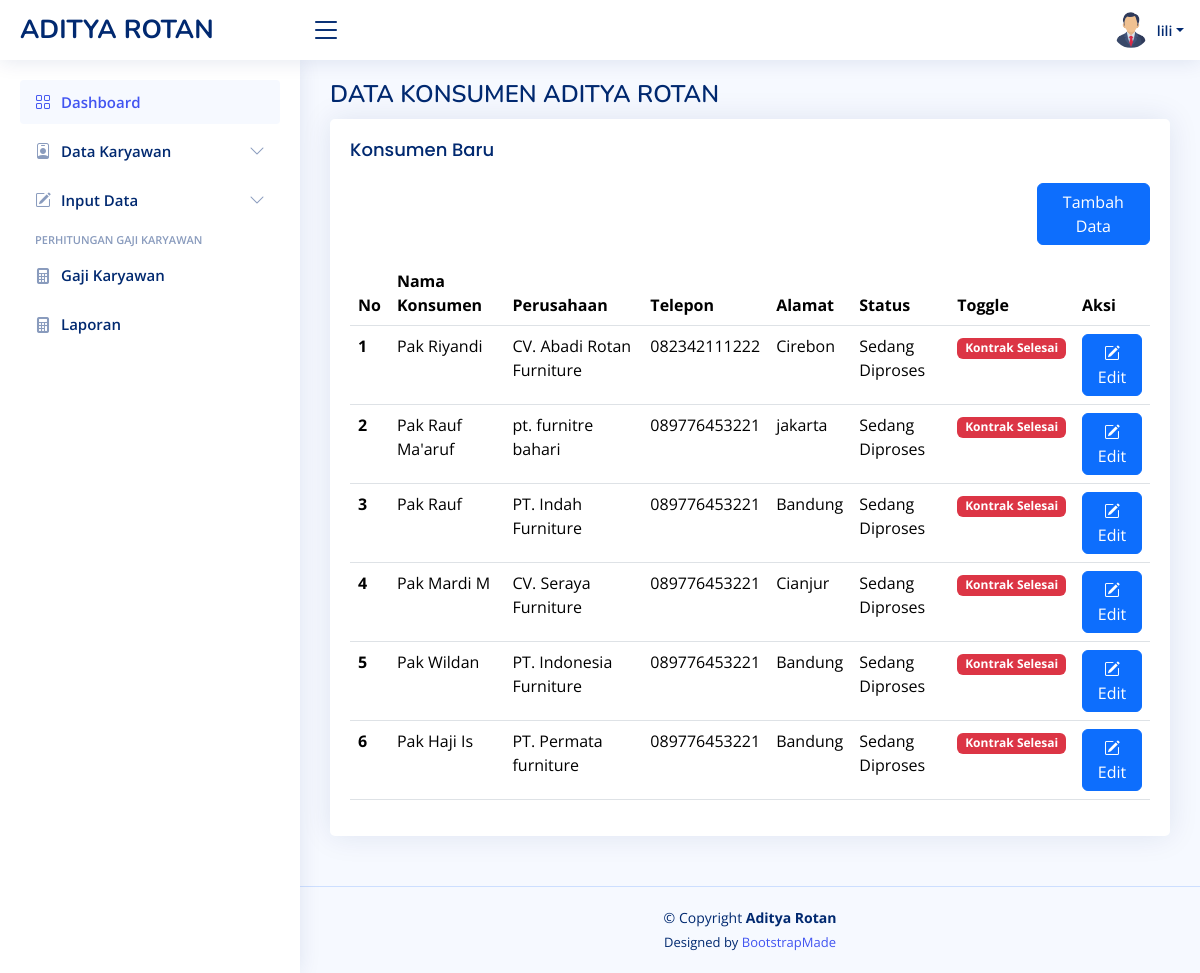
The app's page /data_konsumenBaru.php (signed in) with its own data.
### tables this page shows
CREATE TABLE `akun` (
  `id_user` int(5) NOT NULL,
  `username` varchar(100) NOT NULL,
  `email` varchar(100) NOT NULL,
  `password` varchar(100) NOT NULL,
  `photo` varchar(255) NOT NULL,
  `telp` varchar(13) NOT NULL
);

CREATE TABLE `konsumen` (
  `id_konsumen` int(10) NOT NULL,
  `nama_konsumen` varchar(255) NOT NULL,
  `perusahaan` varchar(255) NOT NULL,
  `telepon` varchar(15) NOT NULL,
  `alamat` varchar(255) NOT NULL,
  `proses` tinyint(1) NOT NULL
);

### data_konsumenBaru.php (the view, shortened to what this page needs)
<?php
require 'function.php';
?>
<?php include "template/header.php"; ?>
<?php include "template/sidebar.php"; ?>
  <main id="main" class="main">
    <div class="pagetitle">
      <h1>DATA KONSUMEN ADITYA ROTAN</h1>
    </div>
    <section class="section">
      <div class="row">
        <div class="col-lg-12">
          <div class="card">
            <div class="card-body">
              <h5 class="card-title">Konsumen Baru</h5>
              <div class="row mb-3">
                  <label for="inputText" class="col-sm col-form-label"></label>
                  <div class="col-sm-2">
                    <a href="add_konsumen.php" class="btn btn-primary">Tambah Data</a>
                  </div>
              </div>
              <table class="table datatable">
                <thead>
                  <tr>
                    <th scope="col">No</th>
                    <th scope="col">Nama Konsumen</th>
                    <th scope="col">Perusahaan</th>
                    <th scope="col">Telepon</th>
                    <th scope="col">Alamat</th>
                    <th scope="col">Status</th>
                    <th scope="col">Toggle</th>
                    <th scope="col">Aksi</th>
                  </tr>
                </thead>
                <tbody>
                <?php
                    include 'koneksi.php';
                    $no = 1;
                    $data = mysqli_query($koneksi,"SELECT * FROM `konsumen` WHERE proses = '1'");
                    while($d = mysqli_fetch_array($data)){
                ?>
                  <tr>
                    <th scope="row"><?= $no++; ?></th>
                    <td><?= $d["nama_konsumen"]; ?></td>
                    <td><?= $d["perusahaan"]; ?></td>
                    <td><?= $d["telepon"]; ?></td>
                    <td><?= $d["alamat"]; ?></td>
                    <?php
                      if ($d["proses"]=="1"){
                    ?>
                      <td>Sedang Diproses</td>
                    <?php
                      }else{
                    ?>
                      <td>Proses Selesai</td>
                    <?php
                      }
                    ?>
                    <td>
                      <?php
                        if($d['proses']=="1") {
                      ?>
                        <a href="kontrak_selesai.php?id=<?php echo $d['id_konsumen']; ?>"><span class="badge bg-danger">Kontrak Selesai</span></a>
                      <?php
                        }else {
                      ?>
                        <a href="kontrak_belumSelesai.php?id=<?php echo $d['id_konsumen']; ?>"><span class="badge bg-success">Kontrak Belum Selesai</span></a>
                      <?php
                        }
                      ?>
                    </td>
                    <td>
                      <a href="update_konsumen.php?id=<?php echo $d['id_konsumen']; ?>&source=data_konsumenBaru" class="btn btn-primary"><i class="bi bi-pencil-square"></i> Edit</a>
                    </td>
                  </tr>
                <?php
                   }
                ?>
                </tbody>
              </table>
            </div>
          </div>
        </div>
      </div>
    </section>
  </main>
<?php include "template/footer.php"; ?>

### template/header.php (shortened to what this page needs)
<?php
include_once("koneksi.php");
$username = $_SESSION['username'];
$sql = "SELECT * FROM akun WHERE username = '$username'";
$query = mysqli_query($koneksi, $sql);
$akun = mysqli_fetch_assoc($query);
?>
<!DOCTYPE html>
<html lang="en">
  <head>
    <link href="assets/vendor/bootstrap/css/bootstrap.min.css" rel="stylesheet" />
    <link href="assets/vendor/bootstrap-icons/bootstrap-icons.css" rel="stylesheet" />
    <link href="assets/vendor/boxicons/css/boxicons.min.css" rel="stylesheet" />
    <link href="assets/vendor/quill/quill.snow.css" rel="stylesheet" />
    <link href="assets/vendor/quill/quill.bubble.css" rel="stylesheet" />
    <link href="assets/vendor/remixicon/remixicon.css" rel="stylesheet" />
    <link href="assets/vendor/simple-datatables/style.css" rel="stylesheet" />
    <link href="assets/css/style.css" rel="stylesheet" />
  </head>
  <body>
    <header id="header" class="header fixed-top d-flex align-items-center">
      <div class="d-flex align-items-center justify-content-between">
        <a href="index.html" class="logo d-flex align-items-center">
          <span class="d-none d-lg-block">ADITYA ROTAN</span>
        </a>
        <i class="bi bi-list toggle-sidebar-btn"></i>
      </div>
      <nav class="header-nav ms-auto">
        <ul class="d-flex align-items-center">
          <li class="nav-item dropdown pe-3">
            <a class="nav-link nav-profile d-flex align-items-center pe-0" href="#" data-bs-toggle="dropdown">
              <?php
              if ($akun['photo'] == "") {
              ?>
                  <img src="assets/img/user.png" alt="Profile.php" class="rounded-circle">
              <?php
              } else {
              ?>
                  <img src="assets/img/<?= $akun['photo'] ?>" alt="Profile.php" class="rounded-circle">
              <?php
              }
              ?>
              <span class="d-none d-md-block dropdown-toggle ps-2"><?= $username; ?></span> </a
            >
          </li>
        </ul>
      </nav>
    </header>

### assets/css/style.css (style rules this page uses)
:root { scroll-behavior: smooth; }
body { font-family: "Open Sans", sans-serif; background: #f6f9ff; color: #444444; }
a { color: #4154f1; text-decoration: none; }
h1, h2, h3, h4, h5, h6 { font-family: "Nunito", sans-serif; }
#main { margin-top: 60px; padding: 20px 30px; transition: all 0.3s; }
.pagetitle { margin-bottom: 10px; }
.pagetitle h1 { font-size: 24px; margin-bottom: 0; font-weight: 600; color: #012970; }
.card { margin-bottom: 30px; border: none; border-radius: 5px; box-shadow: 0px 0 30px rgba(1, 41, 112, 0.1); }
.card-title { padding: 20px 0 15px 0; font-size: 18px; font-weight: 500; color: #012970; font-family: "Poppins", sans-serif; }
.card-body { padding: 0 20px 20px 20px; }
.logo { line-height: 1; }
@media (min-width: 1200px) { .logo { width: 280px; } }
.logo span { font-size: 26px; font-weight: 700; color: #012970; font-family: "Nunito", sans-serif; }
.header { transition: all 0.5s; z-index: 997; height: 60px; box-shadow: 0px 2px 20px rgba(1, 41, 112, 0.1); background-color: #fff; padding-left: 20px; }
.header .toggle-sidebar-btn { font-size: 32px; padding-left: 10px; cursor: pointer; color: #012970; }
.header-nav ul { list-style: none; }
.header-nav > ul { margin: 0; padding: 0; }
.header-nav .nav-profile { color: #012970; }
.header-nav .nav-profile img { max-height: 36px; }
.header-nav .nav-profile span { font-size: 14px; font-weight: 600; }
@media (min-width: 1200px) { #main, #footer { margin-left: 300px; } }

### records on screen
akun: photo (picture)
konsumen: nama_konsumen "Pak Riyandi", perusahaan "CV. Abadi Rotan Furniture", telepon "082342111222", alamat "Cirebon", proses "Sedang Diproses"
konsumen: nama_konsumen "Pak Rauf Ma'aruf", perusahaan "pt. furnitre bahari", telepon "089776453221", alamat "jakarta", proses "Sedang Diproses"
konsumen: nama_konsumen "Pak Rauf", perusahaan "PT. Indah Furniture", telepon "089776453221", alamat "Bandung", proses "Sedang Diproses"
konsumen: nama_konsumen "Pak Mardi M", perusahaan "CV. Seraya Furniture", telepon "089776453221", alamat "Cianjur", proses "Sedang Diproses"
konsumen: nama_konsumen "Pak Wildan", perusahaan "PT. Indonesia Furniture", telepon "089776453221", alamat "Bandung", proses "Sedang Diproses"
konsumen: nama_konsumen "Pak Haji Is", perusahaan "PT. Permata furniture", telepon "089776453221", alamat "Bandung", proses "Sedang Diproses"

### other values on screen
$username "lili"
